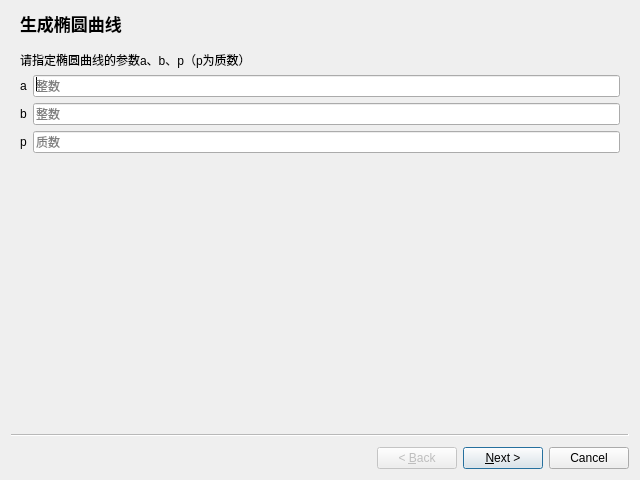
<?xml version="1.0" encoding="UTF-8"?>
<ui version="4.0">
 <class>ECCKeygenWizard</class>
 <widget class="QWizard" name="ECCKeygenWizard">
  <property name="geometry">
   <rect>
    <x>0</x>
    <y>0</y>
    <width>640</width>
    <height>480</height>
   </rect>
  </property>
  <property name="windowTitle">
   <string>ECC密钥生成向导</string>
  </property>
  <widget class="QWizardPage" name="wizardPage0">
   <property name="title">
    <string>生成椭圆曲线</string>
   </property>
   <attribute name="pageId">
    <string notr="true">0</string>
   </attribute>
   <layout class="QVBoxLayout" name="verticalLayout">
    <item>
     <widget class="QLabel" name="label_11">
      <property name="text">
       <string>请指定椭圆曲线的参数a、b、p（p为质数）</string>
      </property>
     </widget>
    </item>
    <item>
     <layout class="QFormLayout" name="formLayout">
      <item row="0" column="0">
       <widget class="QLabel" name="label_2">
        <property name="text">
         <string>a</string>
        </property>
       </widget>
      </item>
      <item row="0" column="1">
       <widget class="QLineEdit" name="aLineEdit">
        <property name="placeholderText">
         <string>整数</string>
        </property>
       </widget>
      </item>
      <item row="1" column="0">
       <widget class="QLabel" name="label_3">
        <property name="text">
         <string>b</string>
        </property>
       </widget>
      </item>
      <item row="1" column="1">
       <widget class="QLineEdit" name="bLineEdit">
        <property name="placeholderText">
         <string>整数</string>
        </property>
       </widget>
      </item>
      <item row="2" column="0">
       <widget class="QLabel" name="label_4">
        <property name="text">
         <string>p</string>
        </property>
       </widget>
      </item>
      <item row="2" column="1">
       <widget class="QLineEdit" name="pLineEdit">
        <property name="placeholderText">
         <string>质数</string>
        </property>
       </widget>
      </item>
     </layout>
    </item>
    <item>
     <spacer name="verticalSpacer">
      <property name="orientation">
       <enum>Qt::Vertical</enum>
      </property>
      <property name="sizeHint" stdset="0">
       <size>
        <width>20</width>
        <height>40</height>
       </size>
      </property>
     </spacer>
    </item>
   </layout>
  </widget>
  <widget class="QWizardPage" name="wizardPage1">
   <property name="title">
    <string>选择基点坐标</string>
   </property>
   <property name="subTitle">
    <string/>
   </property>
   <attribute name="pageId">
    <string notr="true">1</string>
   </attribute>
   <layout class="QVBoxLayout" name="verticalLayout_2" stretch="0,1,0">
    <item>
     <widget class="QLabel" name="label_5">
      <property name="text">
       <string>请在如下坐标系中选一个点作为基点G的坐标</string>
      </property>
     </widget>
    </item>
    <item>
     <widget class="QLabel" name="axisLabel">
      <property name="font">
       <font>
        <family>Noto Sans Mono CJK SC</family>
       </font>
      </property>
      <property name="text">
       <string>TextLabel</string>
      </property>
      <property name="alignment">
       <set>Qt::AlignCenter</set>
      </property>
     </widget>
    </item>
    <item>
     <layout class="QHBoxLayout" name="horizontalLayout">
      <item>
       <widget class="QLabel" name="label_7">
        <property name="text">
         <string>&lt;html&gt;&lt;head/&gt;&lt;body&gt;&lt;p&gt;G&lt;span style=&quot; vertical-align:sub;&quot;&gt;x&lt;/span&gt;&lt;/p&gt;&lt;/body&gt;&lt;/html&gt;</string>
        </property>
       </widget>
      </item>
      <item>
       <widget class="QLineEdit" name="gxLineEdit"/>
      </item>
      <item>
       <widget class="QLabel" name="label_8">
        <property name="text">
         <string>&lt;html&gt;&lt;head/&gt;&lt;body&gt;&lt;p&gt;G&lt;span style=&quot; vertical-align:sub;&quot;&gt;y&lt;/span&gt;&lt;/p&gt;&lt;/body&gt;&lt;/html&gt;</string>
        </property>
       </widget>
      </item>
      <item>
       <widget class="QLineEdit" name="gyLineEdit"/>
      </item>
     </layout>
    </item>
   </layout>
  </widget>
  <widget class="QWizardPage" name="wizardPage2">
   <property name="title">
    <string>选择私钥（k）</string>
   </property>
   <attribute name="pageId">
    <string notr="true">2</string>
   </attribute>
   <layout class="QVBoxLayout" name="verticalLayout_3">
    <item>
     <widget class="QLabel" name="privateKeyHintLabel">
      <property name="text">
       <string>请输入一个小于?的正整数</string>
      </property>
     </widget>
    </item>
    <item>
     <layout class="QHBoxLayout" name="horizontalLayout_2">
      <item>
       <widget class="QLabel" name="label_10">
        <property name="text">
         <string>私钥</string>
        </property>
       </widget>
      </item>
      <item>
       <widget class="QLineEdit" name="inputPrivateKeyLineEdit"/>
      </item>
     </layout>
    </item>
    <item>
     <spacer name="verticalSpacer_2">
      <property name="orientation">
       <enum>Qt::Vertical</enum>
      </property>
      <property name="sizeHint" stdset="0">
       <size>
        <width>20</width>
        <height>40</height>
       </size>
      </property>
     </spacer>
    </item>
   </layout>
  </widget>
  <widget class="QWizardPage" name="wizardPage3">
   <property name="title">
    <string>完成</string>
   </property>
   <attribute name="pageId">
    <string notr="true">3</string>
   </attribute>
   <layout class="QVBoxLayout" name="verticalLayout_4">
    <item>
     <layout class="QFormLayout" name="formLayout_2">
      <item row="0" column="0">
       <widget class="QLabel" name="label_15">
        <property name="text">
         <string>公钥</string>
        </property>
       </widget>
      </item>
      <item row="0" column="1">
       <widget class="QLineEdit" name="publicKeyLineEdit"/>
      </item>
      <item row="1" column="0">
       <widget class="QLabel" name="label_16">
        <property name="text">
         <string>私钥</string>
        </property>
       </widget>
      </item>
      <item row="1" column="1">
       <widget class="QLineEdit" name="privateKeyLineEdit"/>
      </item>
     </layout>
    </item>
    <item>
     <spacer name="verticalSpacer_3">
      <property name="orientation">
       <enum>Qt::Vertical</enum>
      </property>
      <property name="sizeHint" stdset="0">
       <size>
        <width>20</width>
        <height>40</height>
       </size>
      </property>
     </spacer>
    </item>
   </layout>
  </widget>
 </widget>
 <resources/>
 <connections/>
</ui>
